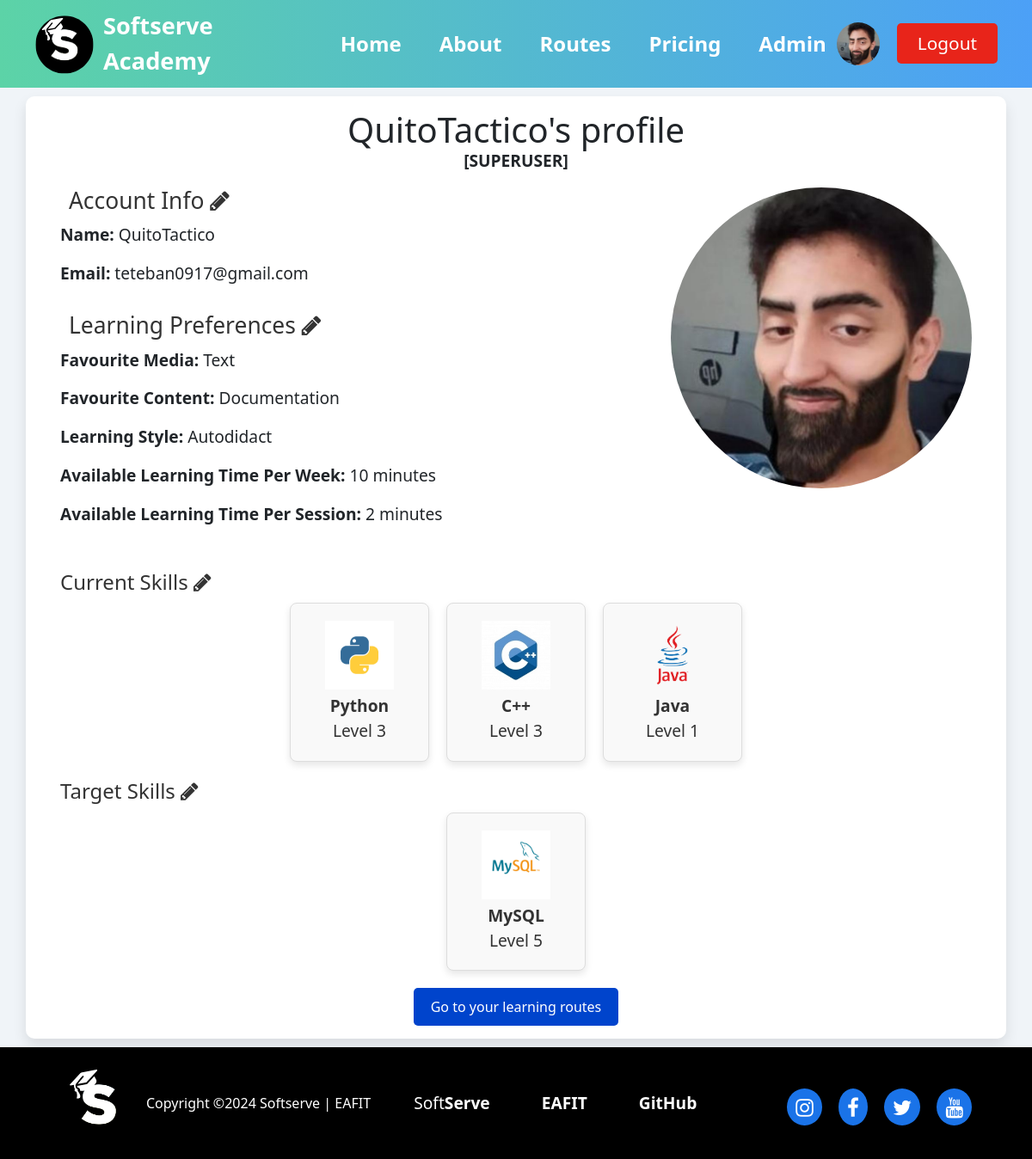
The page /user/ (signed in) on the database its author committed.
### user/models.py (models this page shows, shortened)
class User(AbstractBaseUser, PermissionsMixin):
    id = models.AutoField(primary_key=True)
    name = models.CharField(max_length=100)
    password = models.CharField(max_length=100)
    email = models.EmailField(unique=True)
    image = models.ImageField(upload_to='user/images/', blank=True)
    preference = models.ForeignKey(Preference, on_delete=models.SET_NULL, blank=True, null=True)
    current_skills = models.ManyToManyField(SkillLevel, related_name='users_current', blank=True)
    target_skills = models.ManyToManyField(SkillLevel, related_name='users_target', blank=True)
    learning_routes = models.ManyToManyField(LearningRoute, related_name='users_route', blank=True)
    is_active = models.BooleanField(default=True)
    is_staff = models.BooleanField(default=False)
    is_superuser = models.BooleanField(default=False)
    objects = UserManager()
    USERNAME_FIELD = 'email'
    REQUIRED_FIELDS = ['name']

### preference/models.py (models this page shows)
class Preference(models.Model):
    id = models.AutoField(primary_key=True)
    media_type = models.CharField(max_length=100, choices=MEDIA_TYPE_CHOICES)
    content_type = models.CharField(max_length=100, choices=CONTENT_TYPE_CHOICES)
    learning_type = models.CharField(max_length=100, choices=LEARNING_TYPE_CHOICES)
    time_per_week = models.IntegerField(validators=[MinValueValidator(1)])
    time_per_session = models.IntegerField(validators=[MinValueValidator(1)])

### skill/models.py (models this page shows, shortened)
class SkillLevel(models.Model):
    id = models.AutoField(primary_key=True)
    skill = models.ForeignKey('Skill', on_delete=models.CASCADE)
    level = models.IntegerField(validators=[MinValueValidator(1), MaxValueValidator(5)])

class Skill(models.Model):
    id = models.AutoField(primary_key=True)
    name = models.CharField(max_length=100)
    skill_type = models.CharField(max_length=100, choices=SKILL_TYPE_CHOICES)
    image = models.ImageField(upload_to='skill/images/', null=True, blank=True)

### user/views.py (the view)
# urls.py: 2. Add a URL to urlpatterns:  path('', views.home, name='home')
@login_required
def home(request):
    user_id = request.session.get('user_id')
    if user_id:
        user = get_object_or_404(User, id=user_id)
        return render(request, 'user.html', {'user': user}) # Happy path
    else:
        return redirect('not_logged_in') # Not necessary now, because of the login_required decorator

### user/templates/user.html (shortened to what this page needs)
{% extends "base.html" %}
{% load static %}
{% block extra_css %}
<link rel="stylesheet" href="{% static 'css/user.css' %}">
{% endblock %}
{% block content %}
<div class="header">
    <h1>{{ user.name }}'s profile
        {% if user.is_superuser %}
        <p><strong>[SUPERUSER]</strong></p>
        {% endif %}
    </h1>
</div>
<div class="main-content">
    <div class="info">
        <div class="account-info">
            <h2><a href="#">Account Info <i class="fa fa-pencil"></i></a></h2>
            <p><strong>Name:</strong> {{ user.name }}</p>
            <p><strong>Email:</strong> {{ user.email }}</p>
        </div>
        <div class="learning-preferences">
            <h2><a href="{% url "preference_create" %}">Learning Preferences <i class="fa fa-pencil"></i></a></h2>
            {% if user.preference %}
            <p><strong>Favourite Media: </strong>{{ user.preference.media_type }}</p>
            <p><strong>Favourite Content: </strong>{{ user.preference.content_type }}</p>
            <p><strong>Learning Style: </strong>{{ user.preference.learning_type }}</p>
            <p><strong>Available Learning Time Per Week: </strong>{{ user.preference.time_per_week }} minutes</p>
            <p><strong>Available Learning Time Per Session: </strong>{{ user.preference.time_per_session }} minutes</p>
            {% else %}
            <p><a href="{% url "preference_create" %}">Please set your preferences to generate your learning
                    routes.</a></p>
            {% endif %}
        </div>
    </div>
    {% if user.image %}
    <img class="profile-pic" src="{{ user.image.url }}" alt="Profile Picture">
    {% else %}
    <img class="profile-pic" src="{% static 'images/default-user.png' %}" alt="Profile Picture">
    {% endif %}
</div>
<div class="skills">
    <h2><a href="{% url "update_current_skills" %}">Current Skills <i class="fa fa-pencil"></i></a></h2>
    <div class="skill-set">
        {% if user.current_skills.all %}
        {% for skill_level in user.current_skills.all %}
        <div class="skill"><img src="{{ skill_level.skill.image.url }}"> <span><b>{{ skill_level.skill.name }}</b></span>
            <span>Level {{ skill_level.level }}</span>
        </div>
        {% endfor %}
        {% else %}
        <p><a href="{% url "update_current_skills" %}">You don't have current skills. Create some!</a></p>
        {% endif %}
    </div>
</div>
<div class="skills">
    <h2><a href="{% url "update_target_skills" %}">Target Skills <i class="fa fa-pencil"></i></a></h2>
    <div class="skill-set">
        {% if user.target_skills.all %}
        {% for skill_level in user.target_skills.all %}
        <div class="skill"><img src="{{ skill_level.skill.image.url }}"> <span><b>{{ skill_level.skill.name }}</b></span>
            <span>Level {{ skill_level.level }}</span>
        </div>
        {% endfor %}
        {% else %}
        <p><a href="{% url "update_target_skills" %}">Please set your target skills to generate their learning routes.</a></p>
        {% endif %}
    </div>
</div>
<div class="learning-route">
    <a href="{% url "learning_route" %}">
        <button>Go to your learning routes</button>
    </a>
</div>
{% endblock %}

### SoftServeAcademy/templates/base.html (shortened to what this page needs)
<!DOCTYPE html>
<html lang="en">
{% load static %}
<head>
    <link rel="stylesheet" href="https://stackpath.bootstrapcdn.com/bootstrap/4.5.2/css/bootstrap.min.css">
    <link rel="stylesheet" href="https://cdnjs.cloudflare.com/ajax/libs/font-awesome/4.7.0/css/font-awesome.min.css">
    <link rel="stylesheet" href="{% static 'css/header.css' %}">
    <link rel="stylesheet" href="{% static 'css/footer.css' %}">
    <link rel="stylesheet" href="{% static 'css/base.css' %}">
    {% block extra_css %}{% endblock %}
</head>
<body>
    <div class="wrapper">
        <header>
            <div class="logo">
                <a href="{% url 'home' %}"><img src="{% static 'images/2.svg' %}" alt="Logo"></a>
                <a href="{% url 'home' %}"><span>Softserve Academy</span></a>
            </div>
            <nav>
                <ul id="nav-links">
                    <li><a href="{% url 'home' %}">Home</a></li>
                    <li><a href="{% url 'about' %}">About</a></li>
                    {% if user.is_authenticated %}
                    <li class="dropdown">
                        <a href="{% url 'learning_route' %}">Routes</a>
                    </li>
                    {% endif %}
                    <li><a href="{% url 'pricing' %}">Pricing</a></li>
                    {% if user.is_superuser %}
                    <li class="dropdown">
                        <a href="{% url 'admin:index' %}">Admin</a>
                    </li>
                    {% endif %}
                </ul>
            </nav>
            <div class="auth-buttons">
                {% if user.is_authenticated %}
                <a href="{% url 'user' %}">
                    {% if user.image %}
                    <img src="{{ user.image.url }}" alt="User Photo" class="user-image">
                    {% else %}
                    <img src="{% static 'images/default-user.png' %}" alt="Default User Photo" class="user-image">
                    {% endif %}
                </a>
                <a href="{% url 'logout' %}" class="get-logout-btn">Logout</a>
                {% else %}
                <a href="{% url 'login' %}" class="login-btn">Login</a>
                <a href="{% url 'register' %}" class="get-started-btn">Get Started</a>
                {% endif %}
            </div>
        </header>
        <div class="container">
            {% block content %}
            {% endblock %}
        </div>
        <footer>
            <div class="footer-container">
                <div class="footer-left">
                    <img src="{% static 'images/2.svg' %}" alt="Logo">
                    <p>Copyright ©2024 Softserve | EAFIT</p>
                </div>
                <div class="footer-right">
                    <ul>
                        <li><a href="https://career.softserveinc.com/es/about/colombia">Soft<b>Serve</b></a></li>
                        <li><a href="https://www.eafit.edu.co/"><b>EAFIT</b></a></li>
                        <li><a href="https://github.com/QuitoTactico/SoftServe-Academy"><b>GitHub</b></a></li>
                    </ul>
                    <div class="social-media">
                        <a href="https://www.instagram.com/softserve_people/"><i class="fa fa-instagram"></i></a>
                        <a href="https://www.facebook.com/SoftServeColombia/"><i class="fa fa-facebook"></i></a>
                        <a href="https://x.com/SoftServeInc"><i class="fa fa-twitter"></i></a>
                        <a href="https://www.youtube.com/@SoftServeInc"><i class="fa fa-youtube"></i></a>
                    </div>
                </div>
            </div>
        </footer>
    </div>
</body>
</html>

### static/css/header.css (style rules this page uses)
* { margin: 0; padding: 0; }
dl, ol, ul { margin-top: 0; margin-bottom: 0rem; }
body { font-family: 'Segoe UI', Tahoma, Geneva, Verdana, sans-serif; background-color: #f0f4f8; }
.wrapper header .auth-buttons a .user-image { width: 50px; height: 50px; border-radius: 50%; margin-right: 10px; }
header { display: flex; justify-content: space-between; align-items: center; padding: 10px 20px; background: linear-gradient(to right, #5cd3a7, #4ca0f7); position: relative; z-index: 2; }
.logo { display: flex; align-items: center; }
.logo img { width: fit-content; height: 70px; margin-right: 10px; margin-left: 20px; }
.logo a span { font-size: 1.7rem; font-weight: bold; color: #fff; cursor: pointer; text-decoration: none; }
nav ul { list-style: none; display: flex; align-items: center; }
nav ul li { margin-left: 20px; position: relative; }
nav ul li a { text-decoration: none; color: #fff; font-weight: bold; font-size: 1.5rem; padding: 2px 12px; }
.auth-buttons { display: flex; align-items: center; margin-right: 20px; }
.auth-buttons .get-logout-btn { text-decoration: none; background-color: #e8241a; color: #fff; padding: 8px 24px; border-radius: 5px; margin-left: 10px; font-size: 1.3rem; }

### static/css/footer.css (style rules this page uses)
html, body { height: 100%; margin: 0; display: flex; flex-direction: column; }
.wrapper { display: flex; flex-direction: column; justify-content: space-between; flex: 1; }
footer { background-color: #000; color: #fff; padding: 20px 0; width: 100%; }
.footer-container { display: flex; justify-content: space-between; align-items: center; flex-wrap: wrap; margin-inline: 50px; padding: 0 20px; }
.footer-left { display: flex; align-items: center; }
.footer-left img { height: 90px; margin-right: 10px; }
.footer-left p { margin: 0; font-size: 1rem; }
.footer-right { display: flex; align-items: center; justify-content: flex-end; }
.footer-right ul { list-style: none; display: flex; padding: 0; margin-right: 60px; }
.footer-right ul li { margin: 0 30px; }
.footer-right ul li a { color: #fff; text-decoration: none; font-size: 1.2rem; }
.footer-right .social-media { margin-top: 10px; }
.footer-right .social-media a { color: #fff; font-size: 1.5rem; margin-left: 15px; text-decoration: none; background-color: #1a73e8; padding: 5px 10px; border-radius: 100%; }

### static/css/base.css (style rules this page uses)
* { margin: 0; padding: 0; box-sizing: content-box; }
dl, ol, ul { margin-top: 0; margin-bottom: 0rem; }
body { font-family: Arial, sans-serif; background-color: #f0f4f8; }

### static/css/user.css (style rules this page uses)
* { margin: 0; padding: 0; box-sizing: border-box; }
body { font-family: 'Segoe UI', Tahoma, Geneva, Verdana, sans-serif; background-color: #f0f4f8; }
.container { width: 100%; margin: 10px auto; background-color: white; padding: 15px 30px; border-radius: 10px; box-shadow: 0 8px 16px rgba(0, 0, 0, 0.1); }
.header { text-align: center; margin-bottom: 20px; }
.main-content { display: flex; justify-content: space-between; align-items: flex-start; padding-inline: 10px; margin-bottom: 20px; }
.profile-pic { width: 350px; height: 350px; border-radius: 50%; object-fit: cover; }
.info { flex-grow: 1; }
.account-info, .learning-preferences { margin-bottom: 30px; font-size: 1.1em; }
.account-info a { margin-left: 10px; color: #333; }
.learning-preferences h2 { font-size: 1.5em; margin-bottom: 10px; margin-right: 20px; }
.learning-preferences a { margin-left: 10px; color: #333; }
p { font-size: 1.2rem; }
.skills { margin-bottom: 20px; }
.skills h2 { font-size: 1.5em; margin-bottom: 10px; }
.skills a { margin-left: 10px; color: #333; }
h2 { font-size: 1.5em; margin-bottom: 10px; }
.skill-set { display: flex; gap: 20px; flex-wrap: wrap; justify-content: center; }
.skill { display: flex; flex-direction: column; align-items: center; text-align: center; background-color: #f9f9f9; padding: 20px 40px; border: 1px solid #ddd; border-radius: 8px; width: fit-content; box-shadow: 0 4px 8px rgba(0, 0, 0, 0.1); }
.skill img { width: 80px; height: 80px; margin-bottom: 5px; }
.skill span { font-size: 1.2em; color: #333; display: block; }
.learning-route { text-align: center; margin-top: 20px; }
button { background-color: #0044cc; color: white; padding: 10px 20px; border: none; border-radius: 5px; font-size: 1em; cursor: pointer; }

### rows shown on the page
User: image (picture), name "QuitoTactico", email "teteban0917@gmail.com", preference.media_type "Text", preference.content_type "Documentation", preference.learning_type "Autodidact", preference.time_per_week "10", preference.time_per_session "2"
SkillLevel: skill.image (picture), skill.name "Python", level "3"
SkillLevel: skill.image (picture), skill.name "C++", level "3"
SkillLevel: skill.image (picture), skill.name "Java", level "1"
SkillLevel: skill.image (picture), skill.name "MySQL", level "5"
